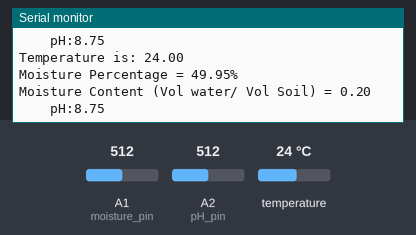
Simulated run of this sketch. Board: Arduino Uno, built with avr-gcc and run on an emulated ATmega328P. Parts: the last lines printed to the serial monitor. The inputs (shaded band) are chosen by the test bench; at power-on: A1 (moisture_pin) = 512, A2 (pH_pin) = 512, temperature 24 °C.

Above: at 3.3 s.
3.4 s: A1 (moisture_pin) set to 210
At 5.6 s:
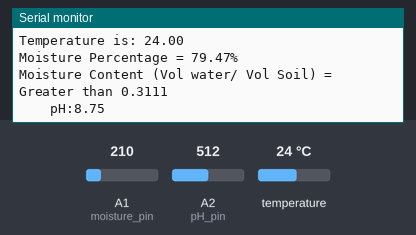
7.7 s: A1 (moisture_pin) set to 238
At 9.1 s:
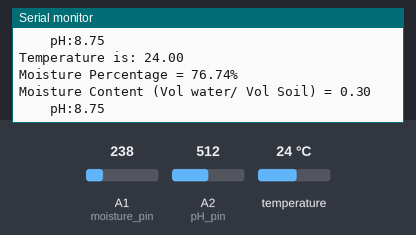
Timing chart, 0 to 10.7 s (numbered marks = the images above; inputs shaded):
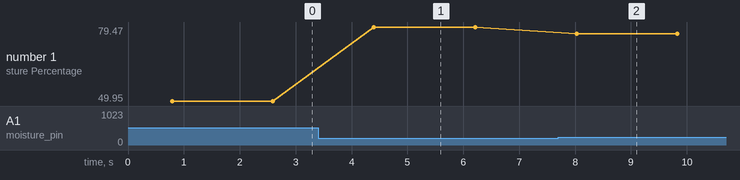

The sketch:

soil_property_sensor.ino
```cpp
/*
 * Soil Property Sensor
 * CS 207 Project
 *
 * This program is to be used with the instructions found
 * https://github.com/henschec/CS207_project
 *
 * The values of a waterproof temperature sensor, smoisture sensor,
 * and a pH sensor will be printed to Serial
 *
 * The moisture sensor is connected to analog pin 1,
 * The pH sensor is connected to analog pin 2,
 * and the Temperature sensor is connected to digital pin 2.
 */

//Include libraries
#include <OneWire.h>
#include <DallasTemperature.h>

const int moisture_pin = A1;     // moisture sensor analog output to Arduino Analog Input 1
const int pH_pin = A2;           //pH meter Analog output to Arduino Analog Input 2
// Data wire for temp sensor is plugged into pin 2 on the Arduino
#define ONE_WIRE_BUS 2 // defines digital pin 2 as temperature sensor pin
// Setup a oneWire instance to communicate with any OneWire devices (not just Maxim/Dallas temperature ICs)
OneWire oneWire(ONE_WIRE_BUS);
// Pass our oneWire reference to Dallas Temperature.
DallasTemperature sensors(&oneWire);

void setup() {
  // put your setup code here, to run once:
  Serial.begin(9600); //Begin serial communication
  sensors.begin(); // This is for initializing the temperature sensor
}

void loop() {
  // put your main code here, to run repeatedly:

  // TEMPERATURE:
  sensors.requestTemperatures();   //grabs temperature in Celsius
  Serial.print("Temperature is: "); // Print out temperature heading
  Serial.println(sensors.getTempCByIndex(0)); // "byIndex" because you can have more than one IC on the same bus. 0 refers to the first IC on the wire

  // MOISTURE:
  float moisture_percentage; // variable to store moisture percent
  int sensor_analog;
  sensor_analog = analogRead(moisture_pin); // gets analog value from pin 1
  //Serial.print("\n\n");
  //Serial.print("Moisture Readout = ");
  //Serial.print(sensor_analog);
  //Serial.print("\n\n");
  moisture_percentage = ( 100 - ( (sensor_analog/1023.00) * 100 ) ); // Calculates percentage of moisture based on sensor capabilities
  Serial.print("Moisture Percentage = "); //OUtput moisture percent
  Serial.print(moisture_percentage); //value
  Serial.print("%\n\n");
  float volwaterovervolsoil; //Will store the fraction of volume of water / volume of soil
  Serial.print("Moisture Content (Vol water/ Vol Soil) = ");
  if(sensor_analog > 220)
  {
    volwaterovervolsoil = (sensor_analog - 1023)/(-2580.8); //formula comes from calibration, needs to be recalibrated for different soil samples
    Serial.print(volwaterovervolsoil);
  }
  else
  {
    Serial.print("Greater than 0.3111");
  }
  Serial.print("\n\n");

  // pH:
  float phvalue = 3.5*(float)analogRead(pH_pin)*5.0/1024; //the 5.0/1024 converts to volts, the 3.5 converts to pH value
  Serial.print("    pH:");
  Serial.println(phvalue); // printing out the pH value

  //Update values every 1 sec.
  delay(1000);
}
```

Measured:
- after the input at 3.4 s, the serial monitor: prints a new line after 1.0 s (image 1)
- after the input at 7.7 s, the serial monitor: prints a new line after 0.33 s (image 2)
- plotted number 1: 49.95 → 79.47 after the input at 3.4 s, 79.47 → 76.74 after the input at 7.7 s
